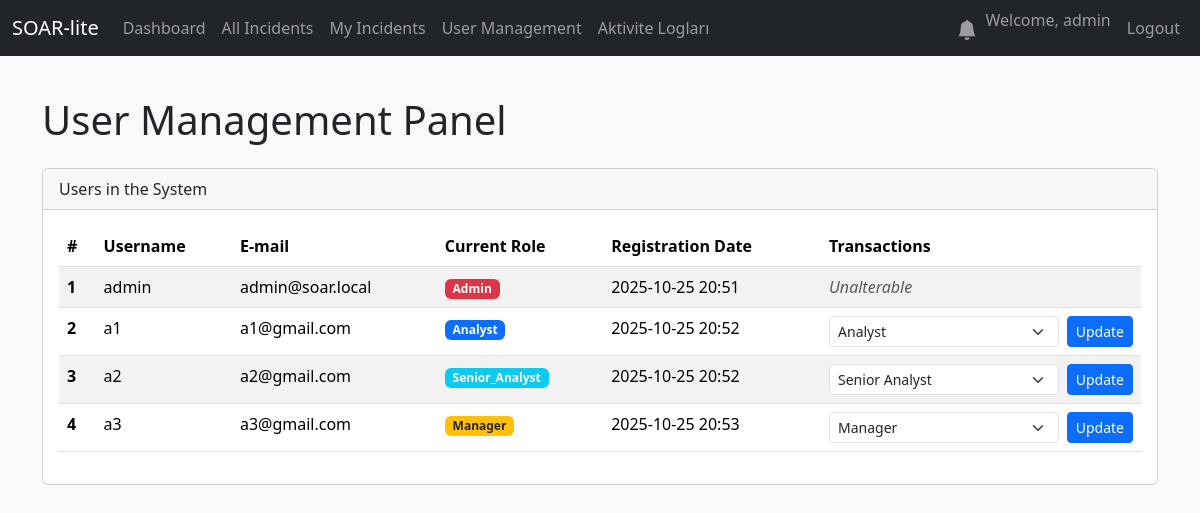
Before: /admin/users (signed in) with the older database file.
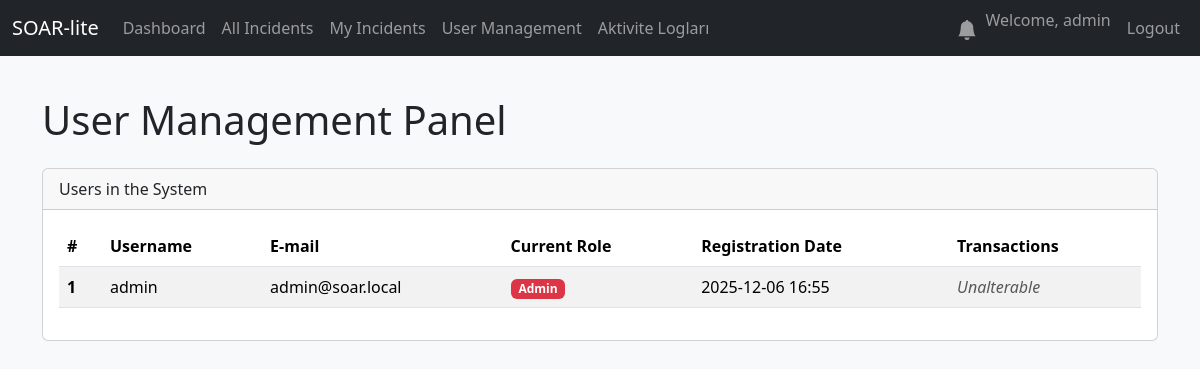
After: the same page with the newer database file.
### database.py (models this page shows, shortened)
class User(UserMixin, db.Model):
    id = db.Column(db.Integer, primary_key=True)
    username = db.Column(db.String(80), unique=True, nullable=False)
    email = db.Column(db.String(120), unique=True, nullable=False)
    password_hash = db.Column(db.String(128))
    created_at = db.Column(db.DateTime, default=datetime.utcnow)
    role = db.Column(db.String(50), nullable=False, default='Analyst')

### app.py (the view)
@app.route('/admin/users')
@login_required
@role_required('Admin')
def user_management():
    users = User.query.order_by(User.id).all()
    return render_template('admin_panel.html', users=users)

### app.py (called while the page is built)
def create_app():
    app = Flask(__name__)
    app.config['SQLALCHEMY_DATABASE_URI'] = 'sqlite:///soar.db'
    app.config['SQLALCHEMY_TRACK_MODIFICATIONS'] = False
    app.config['SECRET_KEY'] = 'bunu-mutlaka-guvenli-ve-rastgele-bir-degerle-degistir'
    db.init_app(app)
    login_manager = LoginManager()
    login_manager.init_app(app)
    login_manager.login_view = 'login'
    @login_manager.user_loader
    def load_user(user_id):
        return db.session.get(User, int(user_id))
    with app.app_context():
        db.create_all()
        print("🗄️ Database tables created or already exist.")
    return app

def role_required(*roles):
    def wrapper(f):
        @wraps(f)
        def decorated_function(*args, **kwargs):
            if not current_user.is_authenticated or current_user.role not in roles:
                abort(403)
            return f(*args, **kwargs)
        return decorated_function
    return wrapper

@app.context_processor
def inject_notifications():
    if current_user.is_authenticated:
        unread_count = Notification.query.filter_by(user_id=current_user.id, is_read=False).count()
        return dict(unread_notifications=unread_count)
    return dict(unread_notifications=0)

### templates/admin_panel.html (shortened to what this page needs)
{% extends "base.html" %}
{% block content %}
<div class="container mt-4">
    <h1 class="mb-4">User Management Panel</h1>
    <div class="card">
        <div class="card-header">
            Users in the System
        </div>
        <div class="card-body">
            <table class="table table-striped table-hover">
                <thead class="thead-dark">
                    <tr>
                        <th scope="col">#</th>
                        <th scope="col">Username</th>
                        <th scope="col">E-mail</th>
                        <th scope="col">Current Role</th>
                        <th scope="col">Registration Date</th>
                        <th scope="col">Transactions</th>
                    </tr>
                </thead>
                <tbody>
                    {% for user in users %}
                    <tr>
                        <th scope="row">{{ user.id }}</th>
                        <td>{{ user.username }}</td>
                        <td>{{ user.email }}</td>
                        <td>
                            {% if user.role == 'Admin' %}
                                <span class="badge bg-danger">{{ user.role }}</span>
                            {% elif user.role == 'Manager' %}
                                <span class="badge bg-warning text-dark">{{ user.role }}</span>
                            {% elif user.role == 'Senior_Analyst' %}
                                <span class="badge bg-info">{{ user.role }}</span>
                            {% else %}
                                <span class="badge bg-primary">{{ user.role }}</span>
                            {% endif %}
                        </td>
                        <td>{{ user.created_at.strftime('%Y-%m-%d %H:%M') }}</td>
                        <td>
                            {% if user.id == current_user.id %}
                                <span class="text-muted fst-italic">Unalterable</span>
                            {% else %}
                                <form action="{{ url_for('change_user_role', user_id=user.id) }}" method="POST" class="d-flex">
                                    <select name="role" class="form-select form-select-sm me-2">
                                        <option value="Analyst" {% if user.role == 'Analyst' %}selected{% endif %}>Analyst</option>
                                        <option value="Senior_Analyst" {% if user.role == 'Senior_Analyst' %}selected{% endif %}>Senior Analyst</option>
                                        <option value="Manager" {% if user.role == 'Manager' %}selected{% endif %}>Manager</option>
                                    </select>
                                    <button type="submit" class="btn btn-sm btn-primary">Update</button>
                                </form>
                            {% endif %}
                        </td>
                    </tr>
                    {% endfor %}
                </tbody>
            </table>
        </div>
    </div>
</div>
{% endblock %}

### templates/base.html (shortened to what this page needs)
<!doctype html>
<html lang="en">
<head>
    <link href="https://cdn.jsdelivr.net/npm/bootstrap@5.3.2/dist/css/bootstrap.min.css" rel="stylesheet">
</head>
<body>
    <nav class="navbar navbar-expand-md navbar-dark bg-dark fixed-top">
        <div class="container-fluid">
            <a class="navbar-brand" href="{{ url_for('dashboard') }}">SOAR-lite</a>
            <div class="collapse navbar-collapse" id="navbarNav">
                <ul class="navbar-nav me-auto mb-2 mb-lg-0">
                    {% if current_user.is_authenticated %}
                    <li class="nav-item">
                        <a class="nav-link" href="{{ url_for('dashboard') }}">Dashboard</a>
                    </li>
                    <li class="nav-item">
                        <a class="nav-link" href="{{ url_for('incidents_list') }}">All Incidents</a>
                    </li>
                    <li class="nav-item">
                        <a class="nav-link" href="{{ url_for('my_incidents') }}">My Incidents</a>
                    </li>
                    {% if current_user.is_authenticated and current_user.role == 'Admin' %}
                    <li class="nav-item">
                        <a class="nav-link" href="{{ url_for('user_management') }}">User Management</a>
                    </li>
                    {% endif %}
                    {% if current_user.is_authenticated and current_user.role in ['Admin', 'Manager'] %}
                    <li class="nav-item">
                        <a class="nav-link" href="{{ url_for('activity_log') }}">Aktivite Logları</a>
                    </li>
                    {% endif %}
                    {% endif %}
                </ul>
                <ul class="navbar-nav ms-auto">
                    {% if current_user.is_authenticated %}
                    <li class="nav-item">
                        <a class="nav-link position-relative" href="{{ url_for('notifications') }}">
                            <svg xmlns="http://www.w3.org/2000/svg" width="20" height="20" fill="currentColor" class="bi bi-bell-fill" viewBox="0 0 16 16">
                                <path d="M8 16a2 2 0 0 0 2-2H6a2 2 0 0 0 2 2zm.995-14.901a1 1 0 1 0-1.99 0A5.002 5.002 0 0 0 3 6c0 1.098-.5 6-2 7h14c-1.5-1-2-5.902-2-7 0-2.42-1.72-4.44-4.005-4.901z"/>
                            </svg>
                        </a>
                    </li>
                    <li class="nav-item">
                        <span class="navbar-text me-2">Welcome, {{ current_user.username }}</span>
                    </li>
                    <li class="nav-item">
                        <a class="nav-link" href="{{ url_for('logout') }}">Logout</a>
                    </li>
                    {% endif %}
                </ul>
            </div>
        </div>
    </nav>
    <div class="main-content-scrollable">
        <main class="container-fluid"> {% block content %}{% endblock %}
        </main>
    </div>
</body>
</html>

### templates/base.html (style rules this page uses)
html, body { height: 100%; margin: 0; padding: 0; overflow: hidden; background-color: #f8f9fa; }
body { padding-top: 56px; }
.main-content-scrollable { height: calc(100vh - 56px); overflow-y: auto; padding: 1rem; }

Changed rows visible on the page:
removed User: id "2", username "a1", email "a1@gmail.com", role "Analyst", created_at "2025-10-25 20:52"
removed User: id "3", username "a2", email "a2@gmail.com", role "Senior_Analyst", created_at "2025-10-25 20:52", role "Senior Analyst"
removed User: id "4", username "a3", email "a3@gmail.com", role "Manager", created_at "2025-10-25 20:53"
changed User "admin": created_at "2025-10-25 20:51" → "2025-12-06 16:55"
